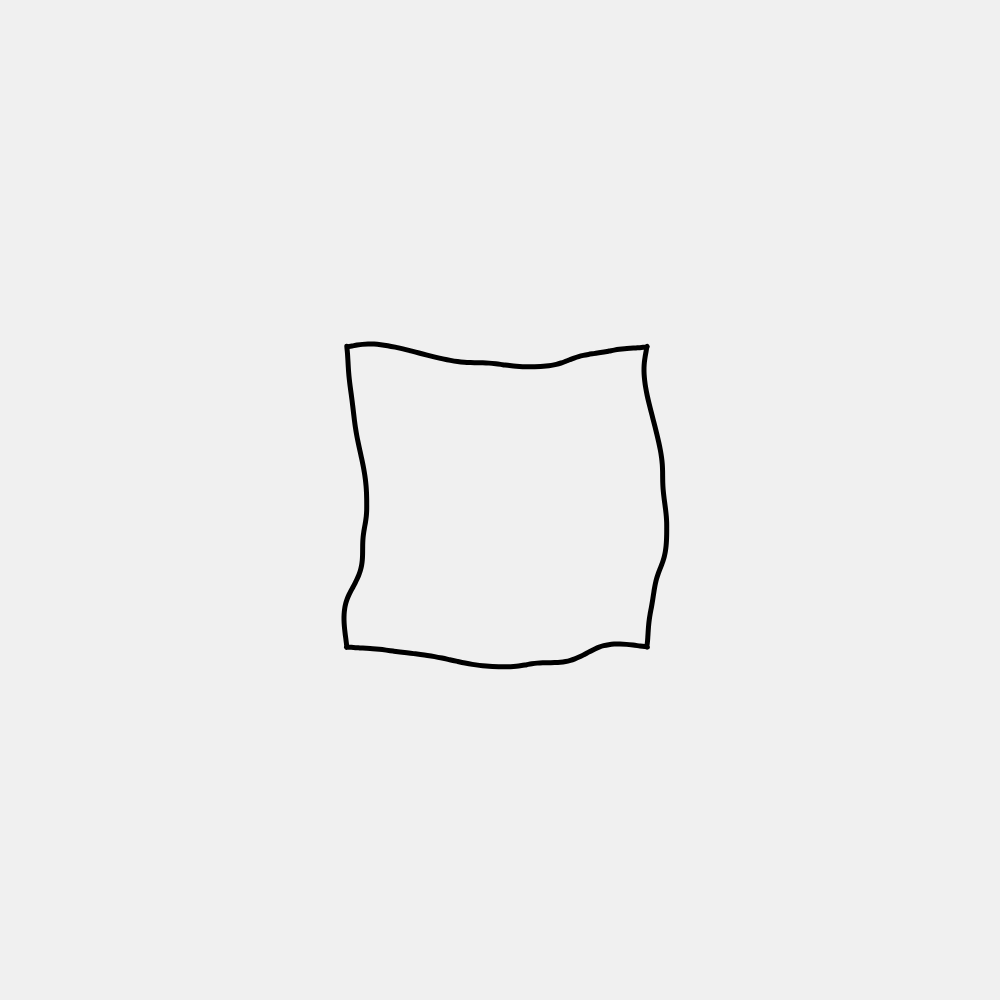
Frame 1 (no input)
Frame 60 (no input): identical to frame 1, image omitted
Frame 120 (the mouse pressed at the canvas centre since frame 60): identical to frame 1, image omitted

The p5.js sketch that drew this single still picture (run headless with seeded random() and noise() and a simulated clock; from frame 60 on, the mouse is pressed at the canvas centre):

// p5.js sketch
// ── sketch.js
let shape;

function setup() {
  createCanvas(1000, 1000);
  let w = 300;
  let h = 300;
  let x = width / 2 - w / 2;
  let y = height / 2 - h / 2;

  shape = new quadShape(x, y, w, h);
}

function draw() {
  background(240);
  stroke(0);
  shape.show();

}

class quadShape {
  constructor(x, y, quadWidth, quadHeight) {
    //origin is top left corner
    this.pos = createVector(x, y);
    this.w = quadWidth;
    this.h = quadHeight;
    this.lines = [];

    this.init();
  }

  init() {
    let amtPoints = 50; //amt points for lerp line (resolution)
    this.lines.push(new LerpLine(this.pos.x, this.pos.y, this.pos.x + this.w, this.pos.y, amtPoints));
    this.lines.push(new LerpLine(this.pos.x + this.w, this.pos.y, this.pos.x + this.w, this.pos.y + this.h, amtPoints));
    this.lines.push(new LerpLine(this.pos.x + this.w, this.pos.y + this.h, this.pos.x, this.pos.y + this.h, amtPoints));
    this.lines.push(new LerpLine(this.pos.x, this.pos.y + this.h, this.pos.x, this.pos.y, amtPoints));
  }

  show() {
    beginShape();
    for (let i = 0; i < this.lines.length; i++) {
      let lerpLine = this.lines[i];
      noFill();
      strokeWeight(5);
      lerpLine.show();
    }
    endShape(CLOSE);

  }
}

class LerpLine {
  constructor(x1_, y1_, x2_, y2_, amtPoints_) {
    this.x1 = x1_;
    this.y1 = y1_;
    this.x2 = x2_;
    this.y2 = y2_;
    this.amtPoints = amtPoints_;
  }

  show() {
    let noiseMax = 0.3;
    for (let i = 0; i <= this.amtPoints; i++) {
      let a = map(i, 0, this.amtPoints, 0, TAU);
      let xoff = map(cos(a), -1, 1, 0, noiseMax);
      let yoff = map(sin(a), -1, 1, 0, noiseMax);
      let n = noise(xoff, yoff);
      let xMaxDisp = 50;
      let yMaxDisp = 50;

      let dx = map(n, 0, 1, -xMaxDisp, xMaxDisp);
      let dy = map(n, 0, 1, -yMaxDisp, yMaxDisp);

      let x = lerp(this.x1, this.x2, i / this.amtPoints) + dx;
      let y = lerp(this.y1, this.y2, i / this.amtPoints) + dy;
      curveVertex(x, y);
    }
  }
}
